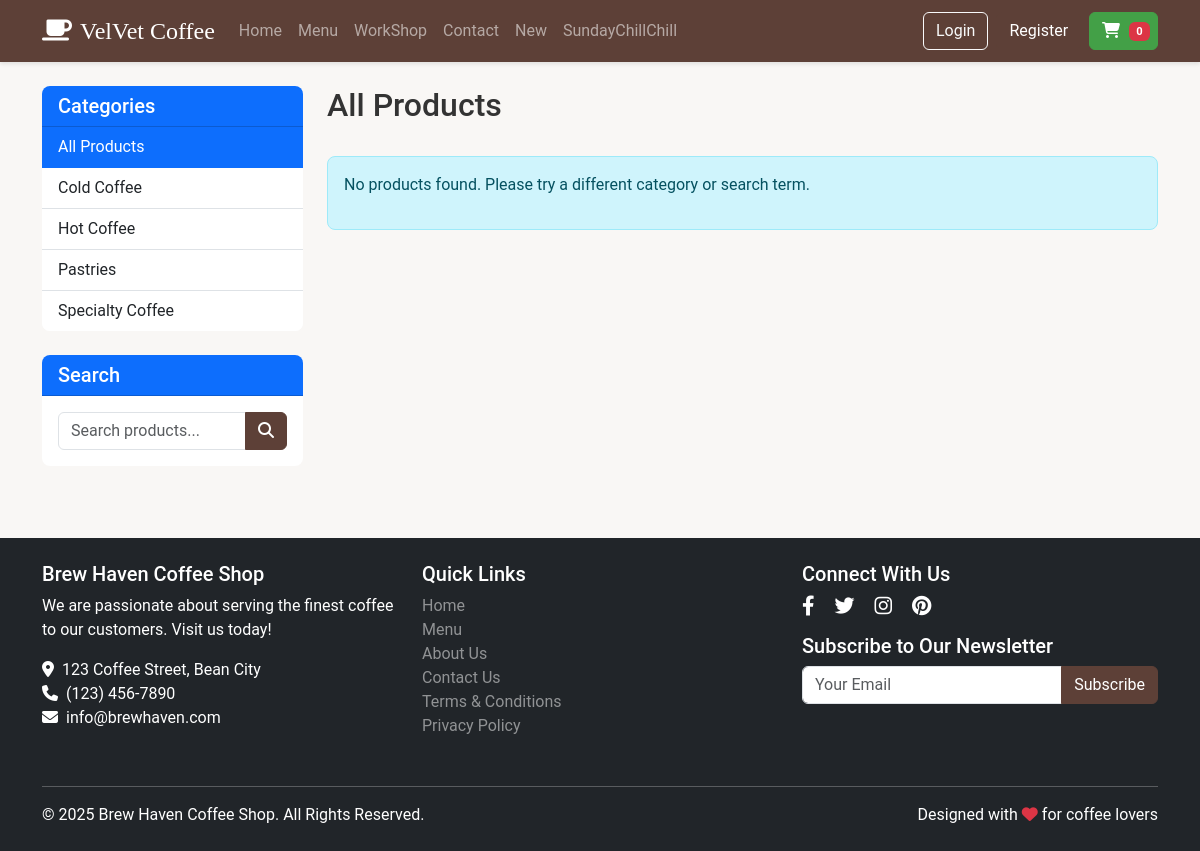
Page /menu.php on the committed database.
### tables this page shows
CREATE TABLE IF NOT EXISTS categories (
    id INT AUTO_INCREMENT PRIMARY KEY,
    name VARCHAR(100) NOT NULL,
    description TEXT,
    created DATETIME NOT NULL
);

### public/classes/Category.php (called while the page is built, shortened)
<?php
class Category {
    private $conn;
    private $table_name = "categories";
    public function __construct($db) {
        $this->conn = $db;
    }
    public function readAll() {
        $query = "SELECT id, name, description FROM " . $this->table_name . " ORDER BY name ASC";
        $stmt = $this->conn->prepare($query);
        $stmt->execute();
        return $stmt;
    }
}
?>

### public/menu.php (the view, shortened to what this page needs)
<?php
include 'includes/header.php';
include_once "classes/Category.php";
$database = new Database();
$db = $database->getConnection();
$category = new Category($db);
$cat_stmt = $category->readAll();
$current_category = null;
$search_term = '';
?>
<div class="row">
    <div class="col-lg-3 mb-4">
        <div class="card">
            <div class="card-header bg-primary text-white">
                <h5 class="mb-0">Categories</h5>
            </div>
            <div class="list-group list-group-flush">
                <a href="menu.php" class="list-group-item list-group-item-action <?php echo !isset($_GET['category']) ? 'active' : ''; ?>">
                    All Products
                </a>
                <?php while ($cat_row = $cat_stmt->fetch(PDO::FETCH_ASSOC)): ?>
                    <a href="menu.php?category=<?php echo $cat_row['id']; ?>" class="list-group-item list-group-item-action <?php echo (isset($_GET['category']) && $_GET['category'] == $cat_row['id']) ? 'active' : ''; ?>">
                        <?php echo htmlspecialchars($cat_row['name']); ?>
                    </a>
                <?php endwhile; ?>
            </div>
        </div>
        <div class="card mt-4">
            <div class="card-header bg-primary text-white">
                <h5 class="mb-0">Search</h5>
            </div>
            <div class="card-body">
                <form action="menu.php" method="get">
                    <div class="input-group">
                        <input type="text" class="form-control" name="search" placeholder="Search products..." value="<?php echo htmlspecialchars($search_term); ?>">
                        <button class="btn btn-primary" type="submit">
                            <i class="fas fa-search"></i>
                        </button>
                    </div>
                </form>
            </div>
        </div>
    </div>
    <div class="col-lg-9">
        <div class="d-flex justify-content-between align-items-center mb-4">
            <h2>
                <?php
                if ($search_term) {
                    echo "Search Results for: " . htmlspecialchars($search_term);
                } elseif ($current_category) {
                    echo htmlspecialchars($current_category);
                } else {
                    echo "All Products";
                }
                ?>
            </h2>
        </div>
        <div class="row">
            <?php
            $count = 0;
            ?>
            <?php if ($count === 0): ?>
                <div class="col-12">
                    <div class="alert alert-info">
                        <p>No products found. Please try a different category or search term.</p>
                    </div>
                </div>
            <?php endif; ?>
        </div>
    </div>
</div>
<?php include 'includes/footer.php'; ?>

### public/assets/css/style.css (style rules this page uses)
:root { --primary-color: #5d4037; --secondary-color: #8d6e63; --accent-color: #ff6d00; --light-color: #f5f5f5; --dark-color: #212121; }
body { font-family: 'Roboto', sans-serif; color: #333; min-height: 100vh; display: flex; flex-direction: column; background-color: #f9f7f5; }
.card { transition: transform 0.3s, box-shadow 0.3s; margin-bottom: 1.5rem; border: none; border-radius: 0.5rem; overflow: hidden; }
.btn-primary { background-color: var(--primary-color); border-color: var(--primary-color); }
.alert { border-radius: 0.5rem; }

### rows in the picture
categories: name "Cold Coffee"
categories: name "Hot Coffee"
categories: name "Pastries"
categories: name "Specialty Coffee"
